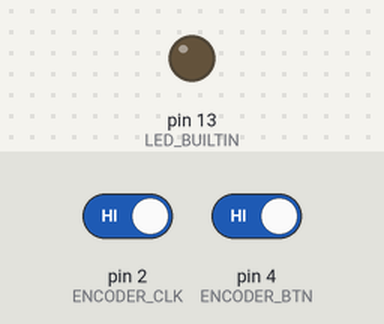
A sketch run on a simulated Arduino Uno, built with avr-gcc and run on an emulated ATmega328P. On the bench: output pins drawn as LEDs (lit = HIGH). The inputs (shaded band) are chosen by the test bench; at power-on: pin 4 (ENCODER_BTN) HIGH, pin 2 (ENCODER_CLK) HIGH.

Above: at 1.2 s.
1.3 s: pin 4 (ENCODER_BTN) driven LOW
At 1.6 s:
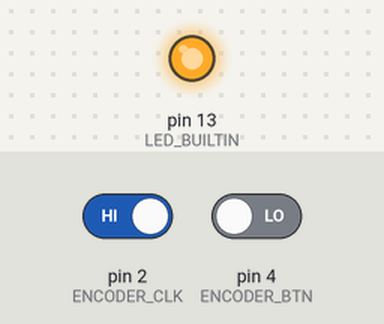
4.5 s: pin 4 (ENCODER_BTN) driven HIGH
At 5.2 s:
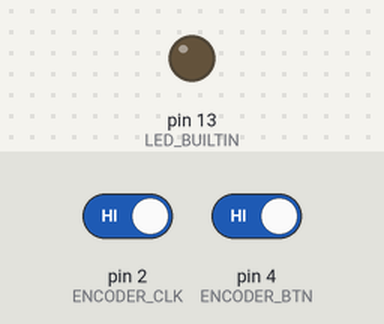
Timing chart, 0 to 7.5 s (numbered marks = the images above; inputs shaded):
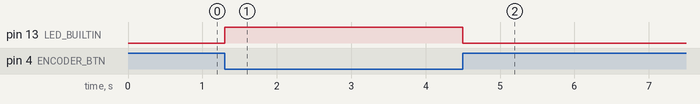

The sketch:

rotary.ino
```cpp
#define ENCODER_CLK 2
#define ENCODER_DT  3
#define ENCODER_BTN 4

void setup() {
  Serial.begin(9600);
  pinMode(ENCODER_CLK, INPUT);
  pinMode(ENCODER_DT, INPUT);
  attachInterrupt(digitalPinToInterrupt(ENCODER_CLK), readEncoder, FALLING);

  pinMode(ENCODER_BTN, INPUT_PULLUP);
  pinMode(LED_BUILTIN, OUTPUT);
}

void readEncoder() {
  int dtValue = digitalRead(ENCODER_DT);
  if (dtValue == HIGH) {
    Serial.println("Rotated clockwise ⏩");
  }
  if (dtValue == LOW) {
    Serial.println("Rotated counterclockwise ⏪");
  }
}

void loop() {
  if (digitalRead(ENCODER_BTN) == LOW) {
    digitalWrite(LED_BUILTIN, HIGH);
  } else {
    digitalWrite(LED_BUILTIN, LOW);
  }
}
```

Measured:
- after the input at 1.3 s, pin 13 (LED_BUILTIN): LOW → HIGH at once
- after the input at 4.5 s, pin 13 (LED_BUILTIN): HIGH → LOW at once
